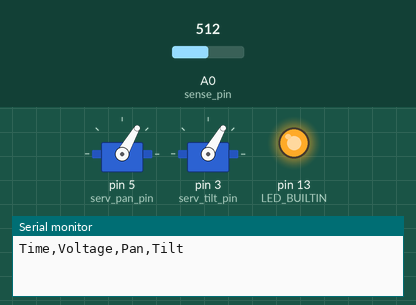
Recording of a sketch running on a simulated Arduino Uno, built with avr-gcc and run on an emulated ATmega328P. On the bench: 2 × servo, output pins drawn as LEDs (lit = HIGH), the last lines printed to the serial monitor. Inputs (shaded band) come from the test bench; at power-on: A0 (sense_pin) = 512.

Above: at 0.1 s.
At 10.1 s:
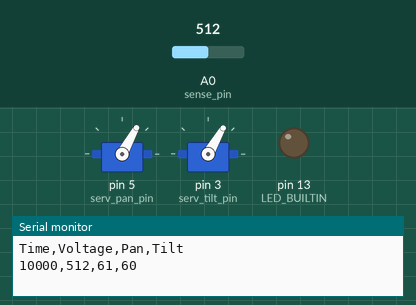
At 24.0 s:
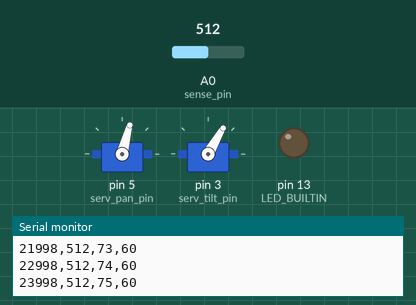
At 39.0 s:
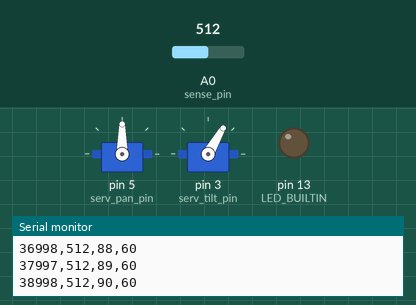
Timing chart, 0 to 40.0 s (numbered marks = the images above):
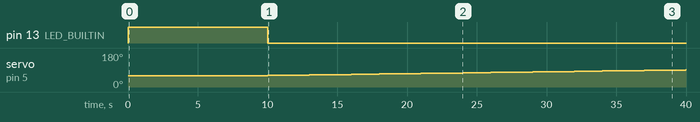

The sketch:

SensorTest.ino
```cpp
#include <Servo.h>
//Servo pin
const int sense_pin = A0;
const int serv_pan_pin = 5;
const int serv_tilt_pin = 3;
//Read speed is in miliseconds between measurements
const  int READSPEED = 1000;
//wait time on start, currently 10 seconds
const int START_WAIT = 10*1000;
//define delay time
int delay_time = 0;

//servo object
Servo pan;
Servo tilt;
//scan Parameters in degrees
int pan_center = 90;
int pan_left = pan_center - 30;
int pan_right = pan_center + 30;
int pan_step = 1;
int tilt_center = 90;
int tilt_down = tilt_center - 30;
int tilt_up = tilt_center + 30;
int tilt_step = 5;
// servo position
int pan_pos=pan_left;
int tilt_pos=tilt_down;
// Movement direction
// 1 is moving right
// 2 is movine left
int move_dir = 1;
// End Tracking
bool end = false;


//start time
unsigned long start_time = 0;
unsigned long last_time = 0;

void setup() {
  // LED for use in signaling the user about Pauses and Program end
  pinMode(LED_BUILTIN, OUTPUT);
  // put your setup code here, to run once:
  Serial.begin(9600);
  Serial.println("Time,Voltage,Pan,Tilt");
  //bind servo objects to their pins
  pan.attach(serv_pan_pin);
  tilt.attach(serv_tilt_pin);

  // set up to start neutral
  pan.write(pan_pos);
  tilt.write(tilt_pos);
  //turns on the led and then waits START_WAIT time, then turns it off and runs the main loop
  digitalWrite(LED_BUILTIN,HIGH);
  delay(START_WAIT);
  digitalWrite(LED_BUILTIN,LOW);
}

void loop() {
  // put your main code here, to run repeatedly:
  //starts the timer
  start_time=millis();
  //Here is the servo looping code
  if (end == true){
    // Turns on led to signal the code is done
    digitalWrite(LED_BUILTIN,HIGH);
    while(true){
      //does nothing forever to end the code
      delay(1000);
    }
  }
  if (move_dir == 1) {
    if (pan_pos+pan_step>=pan_right) {
      pan_pos=pan_right;
      pan.write(pan_pos);
      Move_up();
      move_dir=2;
    }
    else{
      pan_pos += pan_step;
      pan.write(pan_pos);
    }
  }
  else if (move_dir == 2) {
    if (pan_pos-pan_step<=pan_left) {
      pan_pos=pan_left;
      pan.write(pan_pos);
      Move_up();
      move_dir=1;
    }
    else {
      pan_pos -= pan_step;
      pan.write(pan_pos);
    }

  }

  int sensor1 = analogRead(sense_pin);
  int sensor2 = analogRead(sense_pin);
  int sensor3 = analogRead(sense_pin);
  int min1=min(sensor1,sensor2);
  int sensorReal=min(min1,sensor3);

  // This prints the values from the sensors and motor in a comma seperated format with order time, ir voltage, pan, tilt
  Serial.print(millis());
  Serial.print(",");
  Serial.print(sensorReal);
  Serial.print(",");
  // this is the pan value with positive being to the right and negative being to the left
  Serial.print(pan_pos);
  Serial.print(",");
  // this is the tilt value with positive being up and negative being down
  Serial.print(tilt_pos);
  Serial.write(13);
  Serial.write(10);
  // change to dynamically account for runtime using start time and last time
  last_time=start_time;
  delay_time=max(0,READSPEED-(millis()-start_time));
  delay(delay_time);
}

void Move_up(){
  if (tilt_pos == tilt_up){
    //end the code
    end=true;
  }
  else if (tilt_pos+tilt_step>= tilt_up){
    tilt_pos=tilt_up;
  }
  else {
    tilt_pos+=tilt_step;
  }
  tilt.write(tilt_pos);
}
```

Measured:
- by itself, servo on pin 5 (serv_pan_pin): moves from 60° to 91° over 30.0 s
